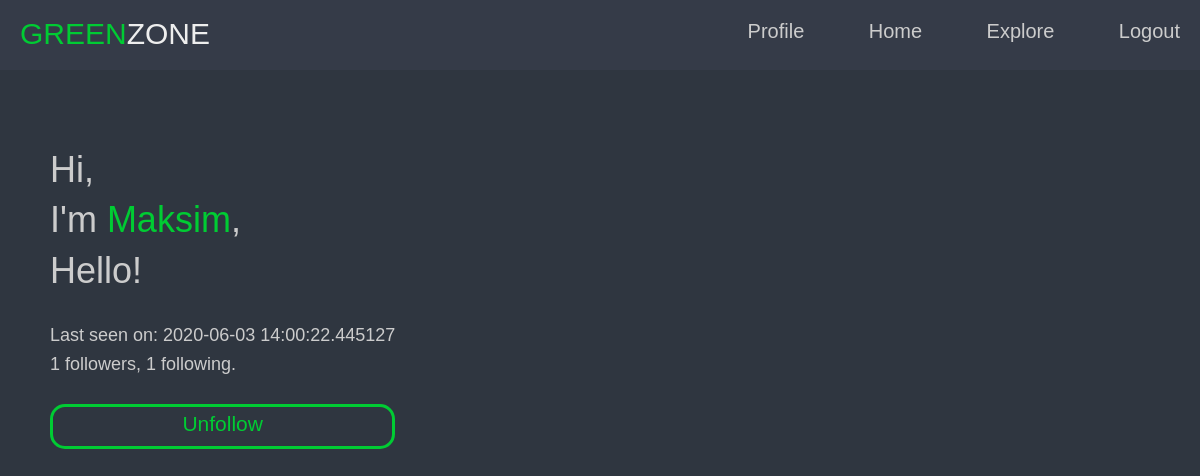
The page /user/Maksim (signed in) on the database its author committed.
### app/models.py (models this page shows, shortened)
class User(UserMixin, db.Model):
    id = db.Column(db.Integer, primary_key=True)
    username = db.Column(db.String(64), index=True, unique=True)
    email = db.Column(db.String(120), index=True, unique=True)
    password_hash = db.Column(db.String(128))
    posts = db.relationship('Post', backref='author', lazy='dynamic')
    about_me = db.Column(db.String(140))
    last_seen = db.Column(db.DateTime, default=datetime.utcnow)
    followed = db.relationship(
        'User', secondary=followers,
        primaryjoin=(followers.c.follower_id == id),
        secondaryjoin=(followers.c.followed_id == id),
        backref=db.backref('followers', lazy='dynamic'), lazy='dynamic')
    def is_following(self, user):
        return self.followed.filter(
            followers.c.followed_id == user.id).count() > 0
    def avatar(self, size):
        digest = md5(self.email.lower().encode('utf-8')).hexdigest()
        return 'https://www.gravatar.com/avatar/{}?d=identicon&s={}'.format(digest, size)

### app/routes.py (the view)
@app.route('/user/<username>')
@login_required
def user(username):
    user = User.query.filter_by(username=username).first_or_404()
    page = request.args.get('page', 1, type=int)
    posts = user.posts.order_by(Post.timestamp.desc()).paginate(
        page, app.config['POSTS_PER_PAGE'], False)
    next_url = url_for('user', username=user.username, page=posts.next_num) \
        if posts.has_next else None
    prev_url = url_for('user', username=user.username, page=posts.prev_num) \
        if posts.has_prev else None
    return render_template('user.html', user=user, posts=posts.items,
                           next_url=next_url, prev_url=prev_url)

### app/models.py (called while the page is built)
@login.user_loader
def load_user(id):
    return User.query.get(int(id))

### app/routes.py (called while the page is built)
@app.before_request
def before_request():
    if current_user.is_authenticated:
        current_user.last_seen = datetime.utcnow()
        db.session.commit()

### app/Templates/user.html (shortened to what this page needs)
﻿<html>
    <head>
    </head>
    <body>
        {% extends 'layout.html' %}
        {% block content %}
        <nav>
            <div class="logo">
                <p><span>GREEN</span>ZONE</p>
            </div>
            <ul>
                <li><a href="{{ url_for('user', username=current_user.username) }}">Profile</a></li>
                <li><a href="{{ url_for('index') }}">Home</a></li>
                <li><a href="{{ url_for('explore') }}">Explore</a></li>
                <li><a href="{{ url_for('logout') }}">Logout</a></li>
            </ul>
        </nav>
        <div class="about">
            <div>
                <h3>
                    Hi, <br>
                    I'm <span>{{ user.username }}</span>,
                    {% if user.about_me %}<br>
                    {{ user.about_me }}
                    {% endif %}
                </h3>
            </div>
            <div class="user_data">
                {% if user.last_seen %}<p>Last seen on: {{ user.last_seen }}</p>{% endif %}
                <p>{{ user.followers.count() }} followers, {{ user.followed.count() }} following.</p>
                {% if user == current_user %}<a href="{{ url_for('edit_profile') }}">Edit Profile</a>
                {% elif not current_user.is_following(user) %}
                <a href="{{ url_for('follow', username=user.username) }}">Follow</a>
                {% else %}
                <a href="{{ url_for('unfollow', username=user.username) }}">Unfollow</a>
                {% endif %}
            </div>
        </div>
        {% endblock %}

### app/static/css/base.css (style rules this page uses)
* { font-family: 'Poppins', sans-serif; box-sizing: border-box; text-decoration: none; outline: none; border: none; padding: 0; margin: 0; }
body { color: #ccc; height: 100vh; display: flex; font-size: 16px; line-height: 1.6; align-items: center; background: #2f3640; justify-content: center; }
p { cursor: default; font-size: 18px; }
a { color: #ccc }

### app/static/css/real.css (style rules this page uses)
h3 { font-size: 36px; cursor: default; font-weight: 300; line-height: 1.4; }

### app/static/css/user_style.css (style rules this page uses)
.about h3 span { color: #0c3; }
.about { position: absolute; max-width: 350px; text-align: left; margin: 0 50px; top: 145px; left: 0; }
.user_data { margin-top: 25px; }
.user_data p { font-size: 18px; }
.user_data a { border: 3px solid #0c3; border-radius: 15px; text-align: center; margin-top: 25px; font-size: 21px; display: block; height: 45px; width: 100%; color: #0c3; transition: .3s; }

### app/static/css/menu_style.css (style rules this page uses)
nav { background: #353b48; position: fixed; padding: 10px; height: 70px; width: 100%; z-index: 1; top: 0; left: 0; }
nav ul { float: right; }
nav ul li { display: inline-block; margin: 5px 10px 5px 50px; }
nav ul li a { font-size: 20px; color: #ccc; }
.logo { position: absolute; margin: 10px 0; left: 20px; top: 0; }
.logo p { user-select: none; font-size: 30px; color: #eee; }
.logo p span { color: #0c3; }

### rows shown on the page
User: username "Maksim", about_me "Hello!", last_seen "2020-06-03 14:00:22.445127"

### other values the page prints
{{ user.followers.count() }} "1"
{{ user.followed.count() }} "1"
